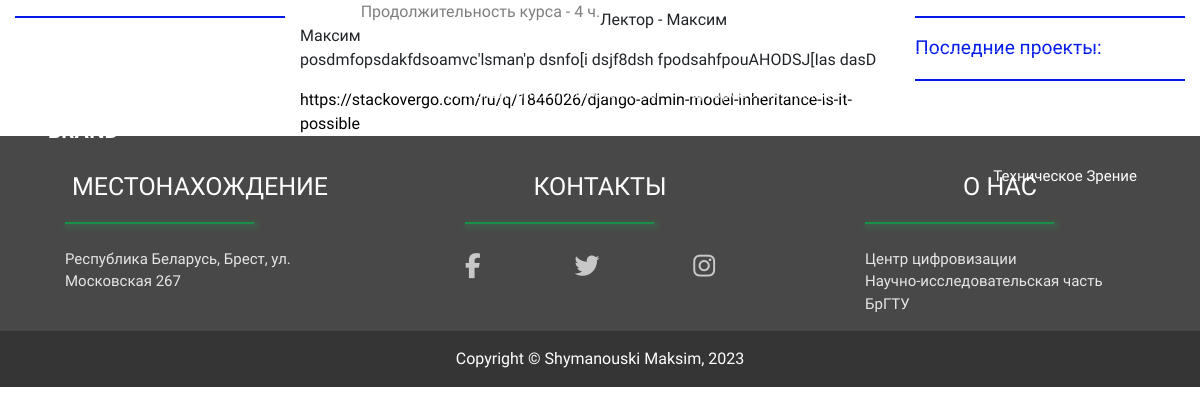
Page /laboratory/courses/maksim on the committed database.
### robotics/models.py (models this page shows, shortened)
class Courses(models.Model):
    name = models.CharField(max_length=255, verbose_name='Название курса')
    slug = models.SlugField(max_length=255, db_index=True, unique=True, verbose_name='URL', default='')
    durations = models.IntegerField(verbose_name='Продолжительность курса (часы)')
    lector = models.CharField(max_length=255, verbose_name='Имя лектора')
    description = RichTextUploadingField(verbose_name='Описание курса')
    course_link = models.URLField(verbose_name="Ссылка на курс")
    owner = models.ForeignKey(to=Laboratory, on_delete=models.CASCADE, verbose_name='Относится к')
    class Meta:
        verbose_name = 'Курс'
        verbose_name_plural = "Курсы"

### robotics/views.py (the view)
# urls.py: path('courses/<slug:course_slug>', CourseView.as_view(), name='course'),
class CourseView(DetailMixin, DetailView):
    template_name = 'robotics/course_detail.html'
    slug_url_kwarg = 'course_slug'
    model = Courses
    def get_context_data(self, **kwargs):
        context = super(CourseView, self).get_context_data(**kwargs)
        context['title'] = f'Курс - "{self.object.name}"'
        return context

### common/views.py (called while the page is built)
    def get_context_data(self, **kwargs):
        context = super(DetailMixin, self).get_context_data(**kwargs)
        context['selected'] = self.object.owner.name
        context['technologies'] = Technologies.objects.filter(owner__name=self.object.owner.name)
        context['projects'] = Projects.objects.filter(owner__name=self.object.owner.name)
        context['courses'] = Courses.objects.filter(owner__name=self.object.owner.name)
        return context

### robotics/templates/robotics/course_detail.html
{% extends  'robotics/laboratory_base.html' %}
{% block content %}
    <div class="text-center fs-3 mt-4">{{ object.name }}</div>
    <span class="text-black-50">Продолжительность курса - {{ object.durations }} ч.</span>
    <div class="mt-2 fs-6">Лектор - {{ object.lector }}</div>
    <p>{{ object.description }}</p>
    <a href="{{ object.course_link }}">{{ object.course_link }}</a>
{% endblock %}

### rows in the picture
Courses: name "Максим", durations "4", lector "Максим", description "posdmfopsdakfdsoamvc'lsman'p dsnfo[i dsjf8dsh fpodsahfpouAHODSJ[Ias dasD", course_link "https://stackovergo.com/ru/q/1846026/django-admin-model-inheritance-is-it-possible"
